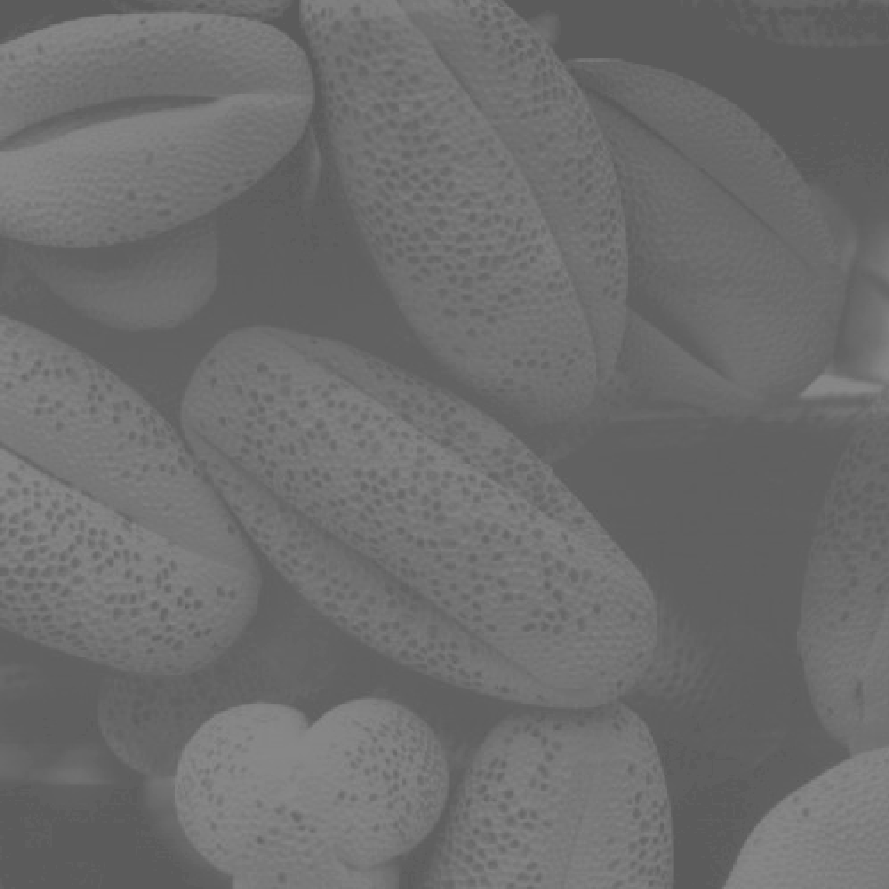
#> input picture HistogramProcessing/HistogramEqualization/input.jpg, 889 x 889 px
$ python histogramEqualization.py
#> lines starting #> are read from the running program, lines starting #| are printed output that depends on the picture
# -*- coding: utf-8 -*-
"""
Created on Tue Jan 18 05:55:22 2022

@author: Taif
"""

import cv2
import numpy as np
import matplotlib.pyplot as plt

def readImage(dirOfFile):
#> called with dirOfFile = 'input.jpg'
    img = cv2.imread(dirOfFile)
#> img is the input picture: shape (889, 889, 3); min 91, max 138, mean 109.1
    return img

def display(img, title = 'Image', cmap_type = 'gray'):
    plt.imshow(img, cmap = cmap_type)
    plt.title(title)
    plt.axis('off')
    plt.show()

def showHistogramOf(img, title = "histogram"):
#> called with title = 'Histogram of input image'
    plt.hist(img.ravel(), 256, [0, 256])
    plt.title(title)
    plt.show()
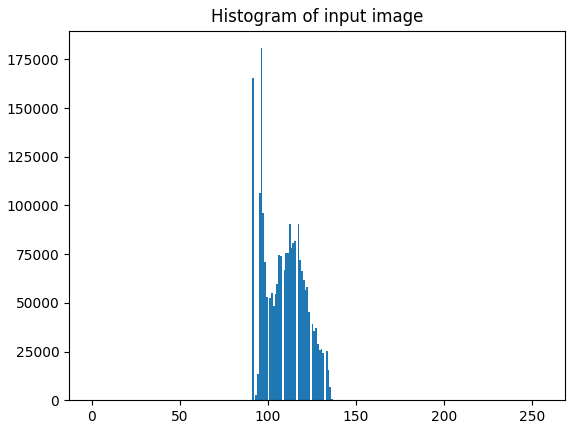
#> figure drawn by matplotlib, 1 panel; tallest bar 180741 high, from x = 96 to 97

def saveImage(dir_, img):
    cv2.imwrite(dir_, img)

def wait():
    cv2.waitKey(0)
    cv2.destroyAllWindows()

def histogramEqualizationOf(img):
    n = img.shape[1]
#> n = 889
    m = img.shape[2]
#> m = 3
    output = img.copy()

    for c in range(img.shape[0]):
        freq = np.zeros(256, int)
        for i in range(n):               # caluculating frequencies of each intensity
            for j in range(m):
                freq[img[c].item(i, j)] += 1

        pdf = np.zeros(256, float)

        for i in range(256):
            pdf[i] = freq[i] / (n * m)

        cdf = np.zeros(256, float)
        cdf[0] = pdf[0]
        for i in range(1, 256):
            cdf[i] = cdf[i - 1] + pdf[i] # calculating sum of p_k for the formula

        for i in range(n):
            for j in range(m):
                output[c].itemset((i, j), 255 * cdf[img[c].item(i, j)])

    return output

def main():
    input_ = readImage("input.jpg")
    display(input_, "Input image")
    showHistogramOf(input_, "Histogram of input image")

    output_ = histogramEqualizationOf(input_)
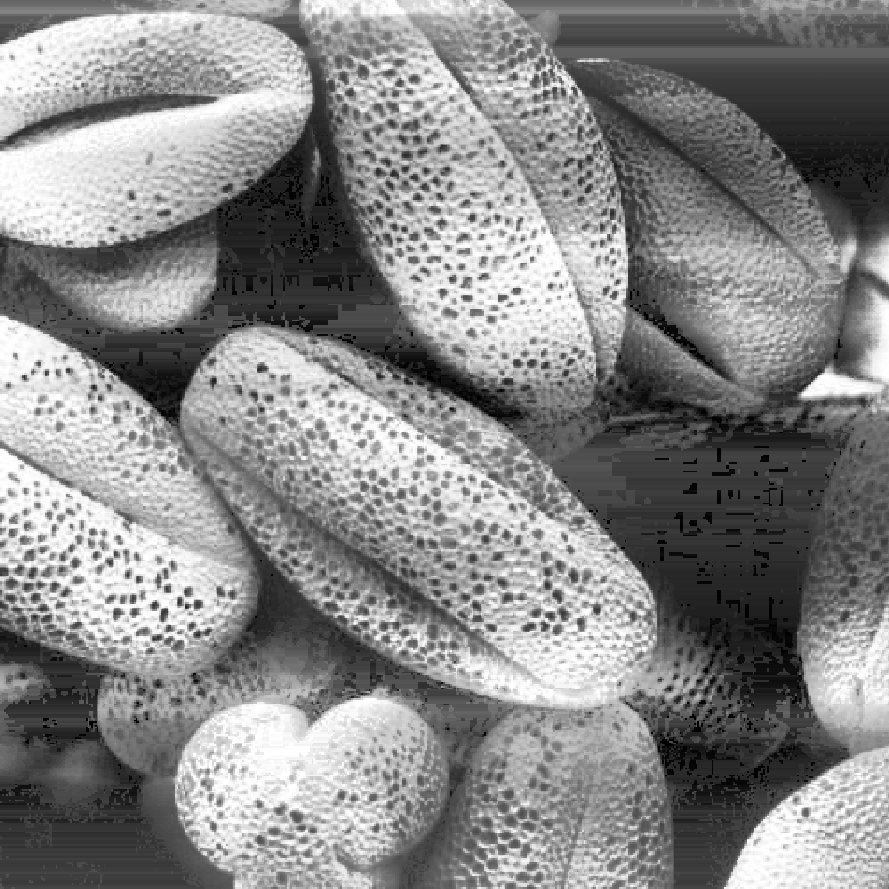
#> output_: shape (889, 889, 3); min 0, max 255, mean 135.7
    display(output_, "Output image")
    showHistogramOf(output_, "Histogram of output image")
#> call 2 of showHistogramOf, with title = 'Histogram of output image'
#> in showHistogramOf (call 2), `plt.show()`:
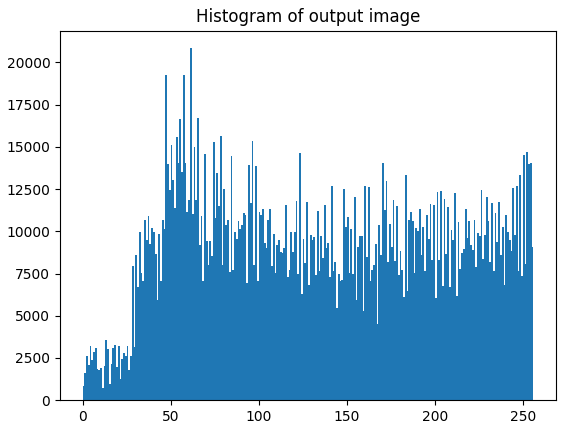
#> figure drawn by matplotlib, 1 panel; tallest bar 20841 high, from x = 61 to 62

    saveImage("output.jpg", output_)

    wait()

main()
